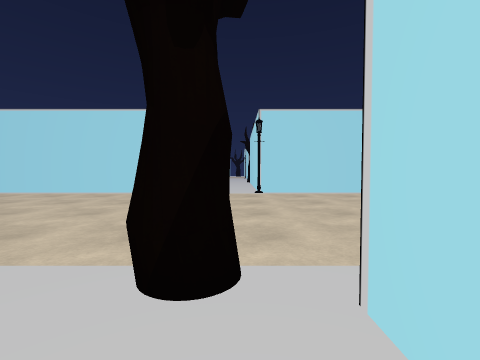
view 1 (above)

24 first-person views from a walk through a 3-D level made in the Unity game engine. The camera is 1.5 m above the floor, tilts 2° down and sees 90° across. Doors are open. The floor is counted in squares, 2 m on a side. Each view is taken from the middle of a square. On the plan, view 1 faces up. The plan holds only what a view shows up to about 9 squares ahead; the rest is blank. The place goes on beyond the plan. The player character is not drawn. Some surface patterns are stand-ins.

view 2
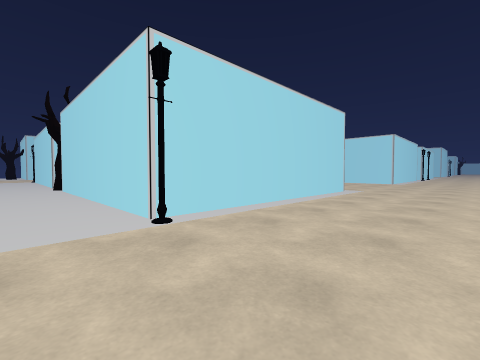

view 3
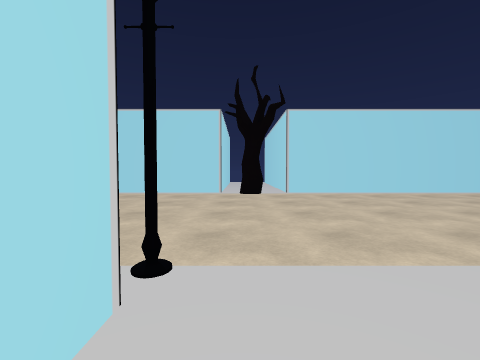

view 4
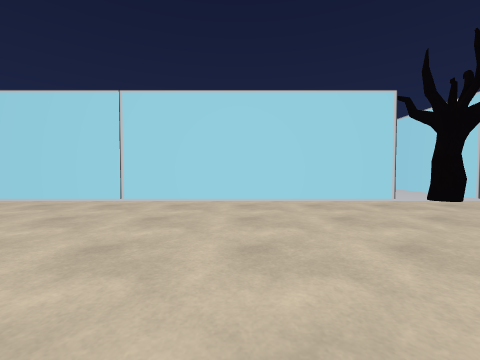

view 5
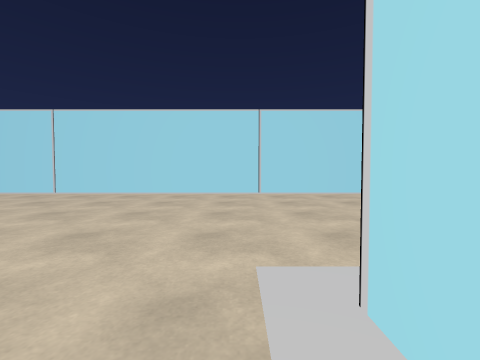

view 6
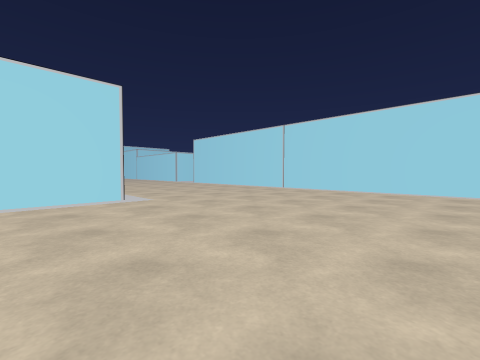

view 7
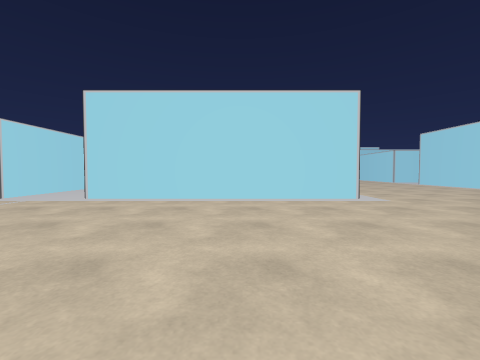

view 8
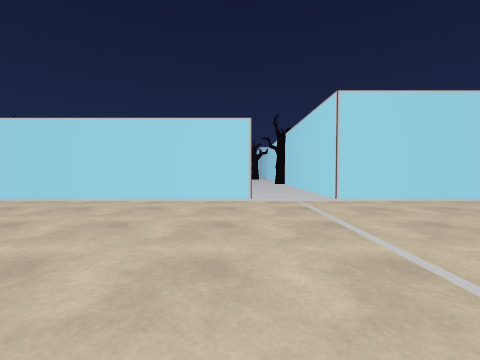

view 9
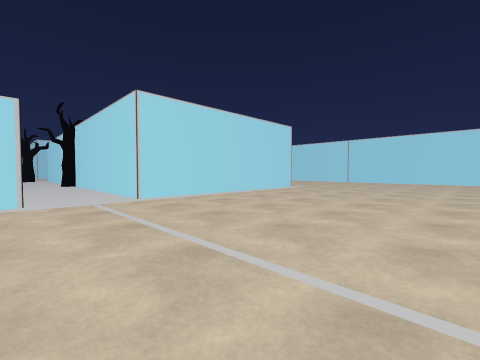

view 10
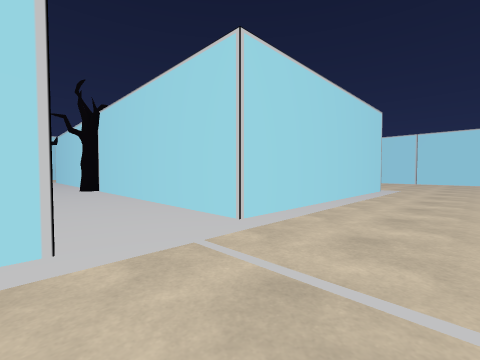

view 11
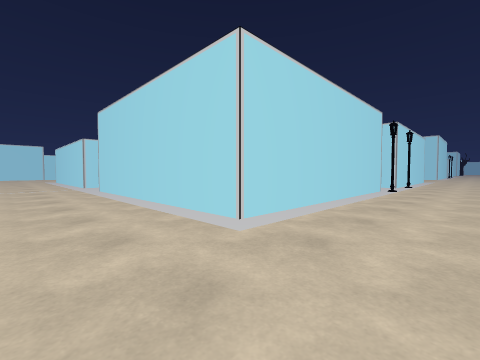

view 12
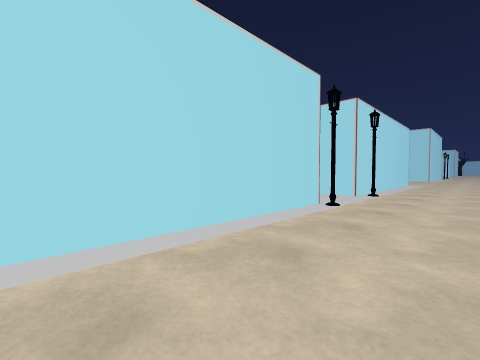

view 13
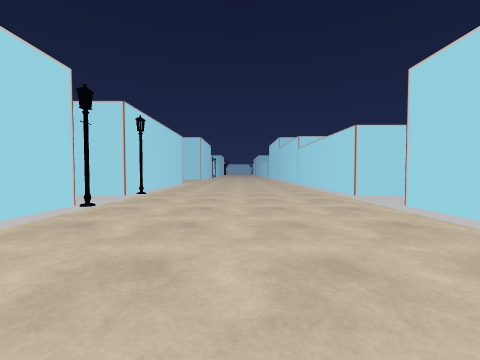

view 14
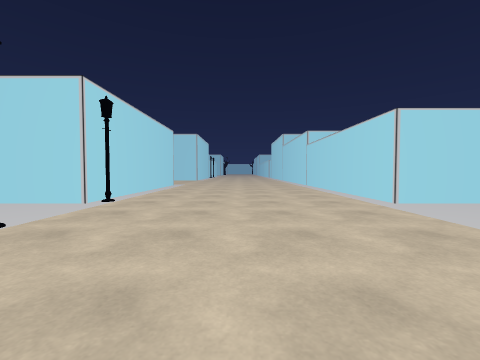

view 15
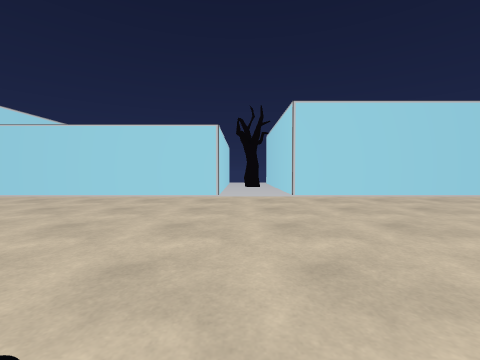

view 16
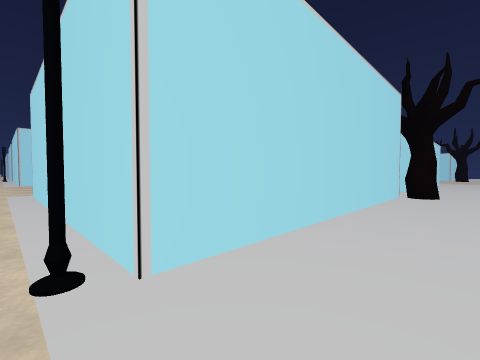

view 17
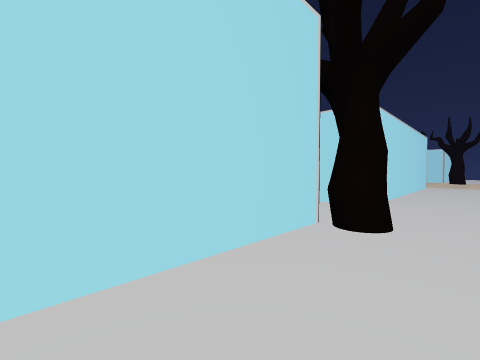

view 18
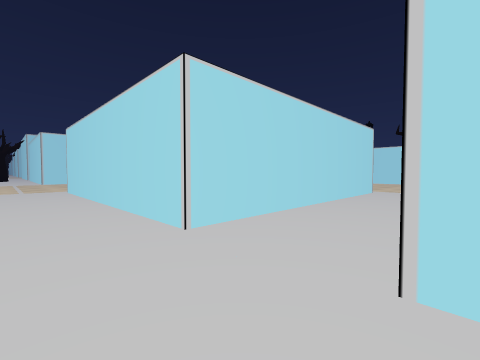

view 19
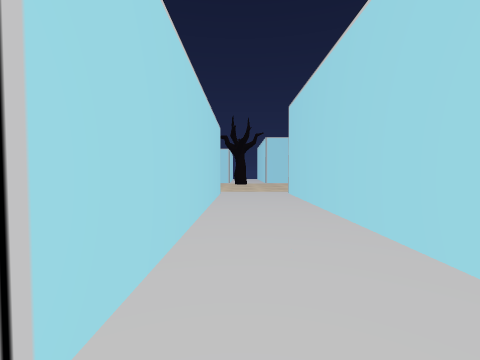

view 20
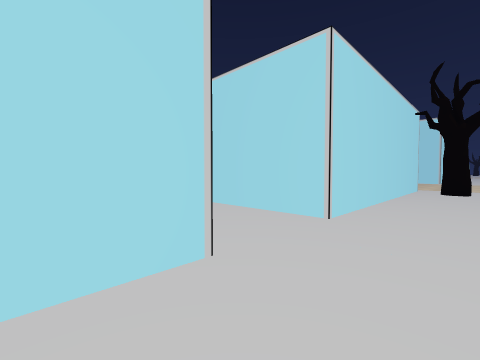

view 21
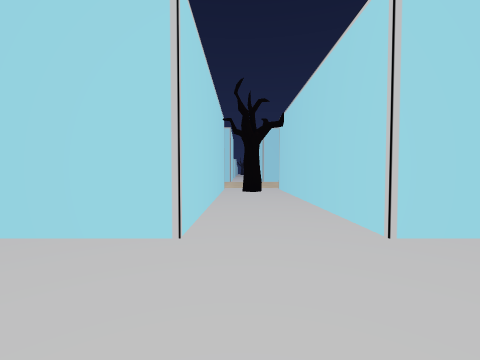

view 22
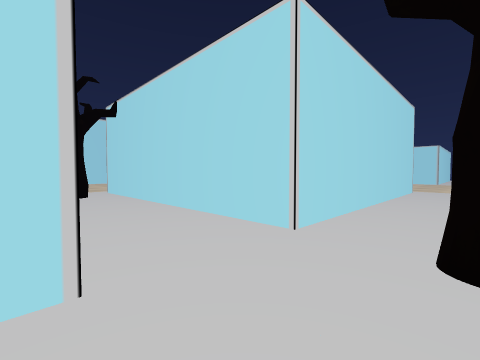

view 23
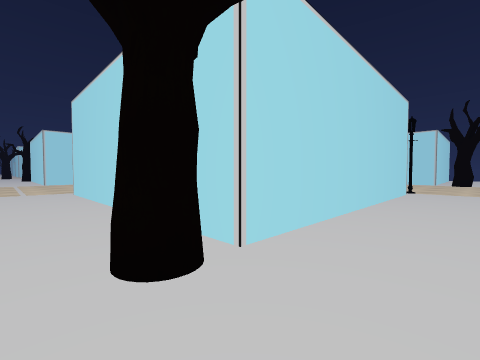

view 24
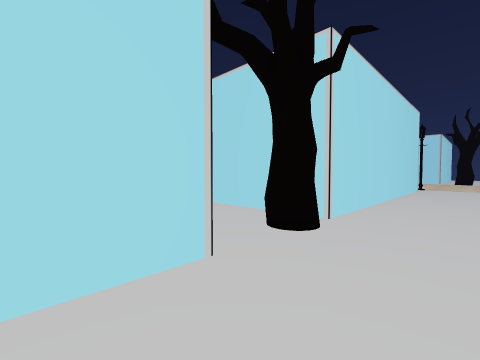

### Floor plan
Points are (right, up) in squares from view 1. A wall is a line through its corners. A room is listed if a view was taken in it or the views show most of it. See-through windows are left out.
Room 1 (view 1)
walls: (0.7, 0.6) (0.7, 1.3); (-1.7, 1.3) (-1.7, -1)
ways out: opening at (-1, 1) to room 2
Room 2 (views 2, 3, 4, 5, 6, 7, 8, 9, 10, 11, 12, 13, 14, 15, 16, 17, 18, 19, 20, 21, 22, 23, 24)
walls: (8.3, 9.4) (8.3, 8.7) (0.7, 8.7) (0.7, 16.3) (8.4, 16.3); (0.7, 1.3) (23.3, 1.3) (23.3, 0); (-3.6, 8.7) (-8.8, 8.7); (15.7, 8.7) (15.7, 16.3) (23.3, 16.3) (23.3, 8.7) (15.7, 8.7); (0.7, 18.6) (0.7, 20.1); (-8.8, 1.3) (-1.7, 1.3); (25.7, -0.8) (25.7, 1.3) (30.5, 1.3); (29, 8.7) (25.7, 8.7) (25.7, 16.3) (30.5, 16.3); (23.3, 25.5) (23.3, 18.7) (15.7, 18.7) (15.7, 25.5); (30.5, 18.7) (25.7, 18.7) (25.7, 25.5)
ways out: opening at (-1, 1) to room 1
objects: tree (-1, 2); lamp (1, 8); tree (1, 17); lamp (23, 8); tree (24, 16); other object (26, 8)

Where each view was taken, in squares from view 1:
view 1: 0 up, 0 right, facing up
view 2: 5 up, 1 left, facing up-right
view 3: 10 up, 0 right, facing down
view 4: 8 up, 5 right, facing down
view 5: 10 up, 9 right, facing down
view 6: 11 up, 9 right, facing down-right
view 7: 12 up, 9 right, facing right
view 8: 19 up, 9 right, facing right
view 9: 19 up, 9 right, facing down-right
view 10: 19 up, 13 right, facing down-right
view 11: 6 up, 13 right, facing up-right
view 12: 6 up, 18 right, facing up-right
view 13: 5 up, 18 right, facing right
view 14: 5 up, 20 right, facing right
view 15: 9 up, 25 right, facing down
view 16: 8 up, 25 right, facing up-left
view 17: 13 up, 25 right, facing up-left
view 18: 17 up, 26 right, facing up-left
view 19: 18 up, 24 right, facing up
view 20: 17 up, 22 right, facing up-right
view 21: 18 up, 23 right, facing right
view 22: 19 up, 24 right, facing down-right
view 23: 18 up, 1 left, facing down-right
view 24: 20 up, 1 left, facing down-right
